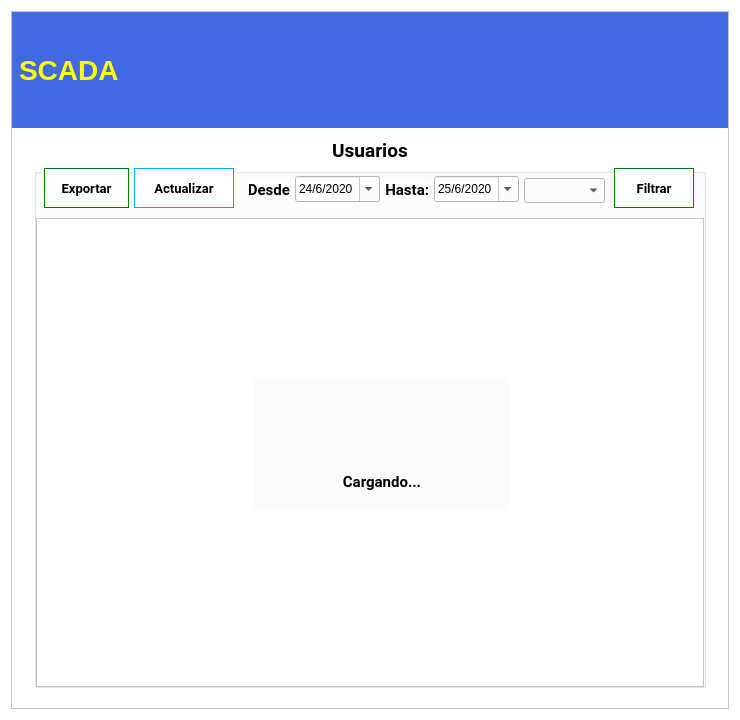
<?xml version="1.0" encoding="UTF-8"?>
<ui version="4.0">
 <class>ReportesModal</class>
 <widget class="QWidget" name="ReportesModal">
  <property name="windowModality">
   <enum>Qt::WindowModal</enum>
  </property>
  <property name="geometry">
   <rect>
    <x>0</x>
    <y>0</y>
    <width>740</width>
    <height>720</height>
   </rect>
  </property>
  <property name="sizePolicy">
   <sizepolicy hsizetype="Preferred" vsizetype="Maximum">
    <horstretch>0</horstretch>
    <verstretch>0</verstretch>
   </sizepolicy>
  </property>
  <property name="minimumSize">
   <size>
    <width>480</width>
    <height>620</height>
   </size>
  </property>
  <property name="font">
   <font>
    <family>Noto Serif</family>
    <pointsize>11</pointsize>
    <weight>75</weight>
    <bold>true</bold>
   </font>
  </property>
  <property name="contextMenuPolicy">
   <enum>Qt::NoContextMenu</enum>
  </property>
  <property name="windowTitle">
   <string>Sistema SCADA</string>
  </property>
  <property name="windowIcon">
   <iconset>
    <normaloff>../../../../../.designer/if_16_1751363.ico</normaloff>../../../../../.designer/if_16_1751363.ico</iconset>
  </property>
  <property name="styleSheet">
   <string notr="true">background-color: rgb(255, 255, 255);</string>
  </property>
  <property name="inputMethodHints">
   <set>Qt::ImhSensitiveData</set>
  </property>
  <layout class="QVBoxLayout" name="verticalLayout">
   <item>
    <widget class="QFrame" name="MainFrame">
     <property name="minimumSize">
      <size>
       <width>360</width>
       <height>0</height>
      </size>
     </property>
     <property name="frameShape">
      <enum>QFrame::StyledPanel</enum>
     </property>
     <property name="frameShadow">
      <enum>QFrame::Raised</enum>
     </property>
     <layout class="QVBoxLayout" name="verticalLayout_2">
      <property name="spacing">
       <number>0</number>
      </property>
      <property name="leftMargin">
       <number>0</number>
      </property>
      <property name="topMargin">
       <number>0</number>
      </property>
      <property name="rightMargin">
       <number>0</number>
      </property>
      <property name="bottomMargin">
       <number>20</number>
      </property>
      <item>
       <widget class="QFrame" name="TitleFrame">
        <property name="maximumSize">
         <size>
          <width>16777215</width>
          <height>116</height>
         </size>
        </property>
        <property name="frameShape">
         <enum>QFrame::NoFrame</enum>
        </property>
        <property name="frameShadow">
         <enum>QFrame::Plain</enum>
        </property>
        <layout class="QGridLayout" name="gridLayout">
         <property name="leftMargin">
          <number>0</number>
         </property>
         <property name="topMargin">
          <number>0</number>
         </property>
         <property name="rightMargin">
          <number>0</number>
         </property>
         <property name="bottomMargin">
          <number>0</number>
         </property>
         <property name="spacing">
          <number>0</number>
         </property>
         <item row="0" column="0">
          <widget class="QLabel" name="lblUDB">
           <property name="sizePolicy">
            <sizepolicy hsizetype="Maximum" vsizetype="Maximum">
             <horstretch>0</horstretch>
             <verstretch>0</verstretch>
            </sizepolicy>
           </property>
           <property name="minimumSize">
            <size>
             <width>0</width>
             <height>116</height>
            </size>
           </property>
           <property name="maximumSize">
            <size>
             <width>16777215</width>
             <height>116</height>
            </size>
           </property>
           <property name="styleSheet">
            <string notr="true">background-color: rgb(65, 105, 225);
margin:0px;</string>
           </property>
           <property name="frameShape">
            <enum>QFrame::NoFrame</enum>
           </property>
           <property name="text">
            <string/>
           </property>
           <property name="pixmap">
            <pixmap resource="../../resources/resources.qrc">:/source/img/logo.png</pixmap>
           </property>
           <property name="alignment">
            <set>Qt::AlignRight|Qt::AlignTrailing|Qt::AlignVCenter</set>
           </property>
          </widget>
         </item>
         <item row="0" column="2">
          <widget class="QFrame" name="ExitFrame">
           <property name="sizePolicy">
            <sizepolicy hsizetype="Maximum" vsizetype="Minimum">
             <horstretch>0</horstretch>
             <verstretch>0</verstretch>
            </sizepolicy>
           </property>
           <property name="minimumSize">
            <size>
             <width>0</width>
             <height>116</height>
            </size>
           </property>
           <property name="maximumSize">
            <size>
             <width>16777215</width>
             <height>116</height>
            </size>
           </property>
           <property name="styleSheet">
            <string notr="true">background-color: rgb(65, 105, 225);</string>
           </property>
           <property name="frameShape">
            <enum>QFrame::NoFrame</enum>
           </property>
           <property name="frameShadow">
            <enum>QFrame::Plain</enum>
           </property>
           <property name="lineWidth">
            <number>0</number>
           </property>
           <layout class="QGridLayout" name="gridLayout_4">
            <property name="leftMargin">
             <number>0</number>
            </property>
            <property name="topMargin">
             <number>0</number>
            </property>
            <property name="rightMargin">
             <number>0</number>
            </property>
            <property name="bottomMargin">
             <number>0</number>
            </property>
            <property name="spacing">
             <number>0</number>
            </property>
            <item row="0" column="1">
             <widget class="QPushButton" name="btnExit">
              <property name="sizePolicy">
               <sizepolicy hsizetype="Maximum" vsizetype="Maximum">
                <horstretch>0</horstretch>
                <verstretch>0</verstretch>
               </sizepolicy>
              </property>
              <property name="maximumSize">
               <size>
                <width>32</width>
                <height>32</height>
               </size>
              </property>
              <property name="layoutDirection">
               <enum>Qt::RightToLeft</enum>
              </property>
              <property name="text">
               <string/>
              </property>
              <property name="icon">
               <iconset resource="../../resources/resources.qrc">
                <normaloff>:/source/img/Cancelar.png</normaloff>:/source/img/Cancelar.png</iconset>
              </property>
              <property name="iconSize">
               <size>
                <width>24</width>
                <height>24</height>
               </size>
              </property>
              <property name="flat">
               <bool>true</bool>
              </property>
             </widget>
            </item>
            <item row="0" column="0" rowspan="2">
             <widget class="QLabel" name="lblIIE">
              <property name="sizePolicy">
               <sizepolicy hsizetype="Maximum" vsizetype="Preferred">
                <horstretch>0</horstretch>
                <verstretch>0</verstretch>
               </sizepolicy>
              </property>
              <property name="maximumSize">
               <size>
                <width>16777215</width>
                <height>116</height>
               </size>
              </property>
              <property name="styleSheet">
               <string notr="true">background-color: rgb(65, 105, 225);
margin:0px;</string>
              </property>
              <property name="text">
               <string/>
              </property>
              <property name="pixmap">
               <pixmap resource="../../resources/resources.qrc">:/source/img/iiie.png</pixmap>
              </property>
              <property name="scaledContents">
               <bool>false</bool>
              </property>
              <property name="alignment">
               <set>Qt::AlignCenter</set>
              </property>
             </widget>
            </item>
           </layout>
          </widget>
         </item>
         <item row="0" column="1">
          <widget class="QLabel" name="lblSCADA">
           <property name="sizePolicy">
            <sizepolicy hsizetype="Minimum" vsizetype="Maximum">
             <horstretch>0</horstretch>
             <verstretch>0</verstretch>
            </sizepolicy>
           </property>
           <property name="minimumSize">
            <size>
             <width>250</width>
             <height>116</height>
            </size>
           </property>
           <property name="maximumSize">
            <size>
             <width>16777215</width>
             <height>116</height>
            </size>
           </property>
           <property name="font">
            <font>
             <pointsize>21</pointsize>
             <weight>75</weight>
             <bold>true</bold>
            </font>
           </property>
           <property name="autoFillBackground">
            <bool>false</bool>
           </property>
           <property name="styleSheet">
            <string notr="true">color: rgb(255, 255, 0);background-color: rgb(65, 105, 225);
margin:0px;</string>
           </property>
           <property name="text">
            <string>SCADA</string>
           </property>
          </widget>
         </item>
        </layout>
       </widget>
      </item>
      <item>
       <widget class="QLabel" name="lblTitle">
        <property name="sizePolicy">
         <sizepolicy hsizetype="Minimum" vsizetype="Maximum">
          <horstretch>0</horstretch>
          <verstretch>0</verstretch>
         </sizepolicy>
        </property>
        <property name="maximumSize">
         <size>
          <width>16777215</width>
          <height>51</height>
         </size>
        </property>
        <property name="font">
         <font>
          <family>Roboto</family>
          <pointsize>14</pointsize>
          <weight>75</weight>
          <bold>true</bold>
         </font>
        </property>
        <property name="styleSheet">
         <string notr="true">margin-top:5px;</string>
        </property>
        <property name="text">
         <string>Usuarios</string>
        </property>
        <property name="alignment">
         <set>Qt::AlignCenter</set>
        </property>
       </widget>
      </item>
      <item alignment="Qt::AlignHCenter">
       <widget class="QGroupBox" name="ContentBox">
        <property name="sizePolicy">
         <sizepolicy hsizetype="Fixed" vsizetype="Fixed">
          <horstretch>0</horstretch>
          <verstretch>0</verstretch>
         </sizepolicy>
        </property>
        <property name="minimumSize">
         <size>
          <width>672</width>
          <height>520</height>
         </size>
        </property>
        <property name="font">
         <font>
          <family>Roboto</family>
          <pointsize>11</pointsize>
          <weight>75</weight>
          <bold>true</bold>
         </font>
        </property>
        <property name="styleSheet">
         <string notr="true">background-color: rgb(255, 255, 255);</string>
        </property>
        <widget class="QLabel" name="lblInicio">
         <property name="geometry">
          <rect>
           <x>215</x>
           <y>12</y>
           <width>41</width>
           <height>20</height>
          </rect>
         </property>
         <property name="font">
          <font>
           <family>Roboto</family>
           <pointsize>11</pointsize>
           <weight>75</weight>
           <bold>true</bold>
          </font>
         </property>
         <property name="text">
          <string>Desde</string>
         </property>
         <property name="alignment">
          <set>Qt::AlignRight|Qt::AlignTrailing|Qt::AlignVCenter</set>
         </property>
        </widget>
        <widget class="QPushButton" name="btnAgregar">
         <property name="geometry">
          <rect>
           <x>580</x>
           <y>0</y>
           <width>80</width>
           <height>40</height>
          </rect>
         </property>
         <property name="sizePolicy">
          <sizepolicy hsizetype="Fixed" vsizetype="Fixed">
           <horstretch>0</horstretch>
           <verstretch>0</verstretch>
          </sizepolicy>
         </property>
         <property name="minimumSize">
          <size>
           <width>75</width>
           <height>40</height>
          </size>
         </property>
         <property name="maximumSize">
          <size>
           <width>128</width>
           <height>48</height>
          </size>
         </property>
         <property name="font">
          <font>
           <family>Roboto</family>
           <pointsize>10</pointsize>
           <weight>75</weight>
           <bold>true</bold>
          </font>
         </property>
         <property name="styleSheet">
          <string notr="true">border:1px solid green;top:0px;</string>
         </property>
         <property name="text">
          <string>Filtrar</string>
         </property>
         <property name="icon">
          <iconset resource="../../resources/resources.qrc">
           <normaloff>:/source/img/Reportes.png</normaloff>:/source/img/Reportes.png</iconset>
         </property>
         <property name="iconSize">
          <size>
           <width>24</width>
           <height>24</height>
          </size>
         </property>
         <property name="shortcut">
          <string notr="true"/>
         </property>
         <property name="checkable">
          <bool>false</bool>
         </property>
         <property name="flat">
          <bool>true</bool>
         </property>
        </widget>
        <widget class="QDateEdit" name="dateStart">
         <property name="geometry">
          <rect>
           <x>261</x>
           <y>8</y>
           <width>85</width>
           <height>26</height>
          </rect>
         </property>
         <property name="dateTime">
          <datetime>
           <hour>0</hour>
           <minute>0</minute>
           <second>0</second>
           <year>2020</year>
           <month>6</month>
           <day>24</day>
          </datetime>
         </property>
         <property name="displayFormat">
          <string>d/M/yyyy</string>
         </property>
         <property name="calendarPopup">
          <bool>true</bool>
         </property>
        </widget>
        <widget class="QPushButton" name="btnExportar">
         <property name="geometry">
          <rect>
           <x>10</x>
           <y>0</y>
           <width>85</width>
           <height>40</height>
          </rect>
         </property>
         <property name="sizePolicy">
          <sizepolicy hsizetype="Fixed" vsizetype="Fixed">
           <horstretch>0</horstretch>
           <verstretch>0</verstretch>
          </sizepolicy>
         </property>
         <property name="minimumSize">
          <size>
           <width>80</width>
           <height>35</height>
          </size>
         </property>
         <property name="maximumSize">
          <size>
           <width>128</width>
           <height>48</height>
          </size>
         </property>
         <property name="font">
          <font>
           <family>Roboto</family>
           <pointsize>10</pointsize>
           <weight>75</weight>
           <bold>true</bold>
          </font>
         </property>
         <property name="styleSheet">
          <string notr="true">border:1px solid green;top:0px;</string>
         </property>
         <property name="text">
          <string>Exportar</string>
         </property>
         <property name="icon">
          <iconset resource="../../resources/resources.qrc">
           <normaloff>:/source/img/Exportar.png</normaloff>:/source/img/Exportar.png</iconset>
         </property>
         <property name="iconSize">
          <size>
           <width>24</width>
           <height>24</height>
          </size>
         </property>
         <property name="shortcut">
          <string notr="true"/>
         </property>
         <property name="checkable">
          <bool>false</bool>
         </property>
         <property name="flat">
          <bool>true</bool>
         </property>
        </widget>
        <widget class="QTableWidget" name="tableWidget">
         <property name="geometry">
          <rect>
           <x>2</x>
           <y>50</y>
           <width>668</width>
           <height>469</height>
          </rect>
         </property>
         <property name="rowCount">
          <number>0</number>
         </property>
         <property name="columnCount">
          <number>0</number>
         </property>
        </widget>
        <widget class="QDateEdit" name="dateEnd">
         <property name="geometry">
          <rect>
           <x>400</x>
           <y>8</y>
           <width>85</width>
           <height>26</height>
          </rect>
         </property>
         <property name="dateTime">
          <datetime>
           <hour>0</hour>
           <minute>0</minute>
           <second>0</second>
           <year>2020</year>
           <month>6</month>
           <day>25</day>
          </datetime>
         </property>
         <property name="displayFormat">
          <string>d/M/yyyy</string>
         </property>
         <property name="calendarPopup">
          <bool>true</bool>
         </property>
        </widget>
        <widget class="QLabel" name="lblInicio_2">
         <property name="geometry">
          <rect>
           <x>350</x>
           <y>12</y>
           <width>45</width>
           <height>20</height>
          </rect>
         </property>
         <property name="font">
          <font>
           <family>Roboto</family>
           <pointsize>11</pointsize>
           <weight>75</weight>
           <bold>true</bold>
          </font>
         </property>
         <property name="text">
          <string>Hasta:</string>
         </property>
         <property name="alignment">
          <set>Qt::AlignRight|Qt::AlignTrailing|Qt::AlignVCenter</set>
         </property>
        </widget>
        <widget class="QFrame" name="UtilsFrame">
         <property name="geometry">
          <rect>
           <x>220</x>
           <y>210</y>
           <width>256</width>
           <height>132</height>
          </rect>
         </property>
         <property name="minimumSize">
          <size>
           <width>256</width>
           <height>132</height>
          </size>
         </property>
         <property name="maximumSize">
          <size>
           <width>128</width>
           <height>128</height>
          </size>
         </property>
         <property name="styleSheet">
          <string notr="true">background-color: rgb(252, 252, 252);</string>
         </property>
         <property name="frameShape">
          <enum>QFrame::NoFrame</enum>
         </property>
         <property name="frameShadow">
          <enum>QFrame::Plain</enum>
         </property>
         <property name="lineWidth">
          <number>0</number>
         </property>
         <layout class="QVBoxLayout" name="utilsLayout">
          <property name="spacing">
           <number>0</number>
          </property>
          <property name="leftMargin">
           <number>0</number>
          </property>
          <property name="topMargin">
           <number>0</number>
          </property>
          <property name="rightMargin">
           <number>0</number>
          </property>
          <property name="bottomMargin">
           <number>0</number>
          </property>
          <item alignment="Qt::AlignHCenter">
           <widget class="QLabel" name="Status">
            <property name="maximumSize">
             <size>
              <width>64</width>
              <height>64</height>
             </size>
            </property>
            <property name="text">
             <string/>
            </property>
            <property name="pixmap">
             <pixmap resource="../../resources/resources.qrc">:/source/img/Cargando.gif</pixmap>
            </property>
            <property name="scaledContents">
             <bool>true</bool>
            </property>
           </widget>
          </item>
          <item>
           <widget class="QLabel" name="lblStatus">
            <property name="maximumSize">
             <size>
              <width>16777215</width>
              <height>24</height>
             </size>
            </property>
            <property name="font">
             <font>
              <family>Roboto</family>
              <pointsize>11</pointsize>
              <weight>75</weight>
              <bold>true</bold>
             </font>
            </property>
            <property name="text">
             <string>Cargando...</string>
            </property>
            <property name="alignment">
             <set>Qt::AlignCenter</set>
            </property>
           </widget>
          </item>
         </layout>
        </widget>
        <widget class="QComboBox" name="cmbNivel">
         <property name="geometry">
          <rect>
           <x>490</x>
           <y>10</y>
           <width>81</width>
           <height>25</height>
          </rect>
         </property>
        </widget>
        <widget class="QPushButton" name="btnReload">
         <property name="geometry">
          <rect>
           <x>100</x>
           <y>0</y>
           <width>100</width>
           <height>40</height>
          </rect>
         </property>
         <property name="minimumSize">
          <size>
           <width>0</width>
           <height>16</height>
          </size>
         </property>
         <property name="maximumSize">
          <size>
           <width>100</width>
           <height>40</height>
          </size>
         </property>
         <property name="font">
          <font>
           <family>Roboto</family>
           <pointsize>10</pointsize>
           <weight>75</weight>
           <bold>true</bold>
          </font>
         </property>
         <property name="styleSheet">
          <string notr="true">border: 1px solid rgb(0, 170, 255);padding:5px;</string>
         </property>
         <property name="text">
          <string>Actualizar</string>
         </property>
         <property name="icon">
          <iconset resource="../../resources/resources.qrc">
           <normaloff>:/source/img/retry.png</normaloff>:/source/img/retry.png</iconset>
         </property>
         <property name="iconSize">
          <size>
           <width>24</width>
           <height>24</height>
          </size>
         </property>
         <property name="flat">
          <bool>true</bool>
         </property>
        </widget>
       </widget>
      </item>
     </layout>
    </widget>
   </item>
  </layout>
 </widget>
 <resources>
  <include location="../../resources/resources.qrc"/>
  <include location="../../resources/resources.qrc"/>
  <include location="../../resources/resources.qrc"/>
 </resources>
 <connections/>
</ui>
